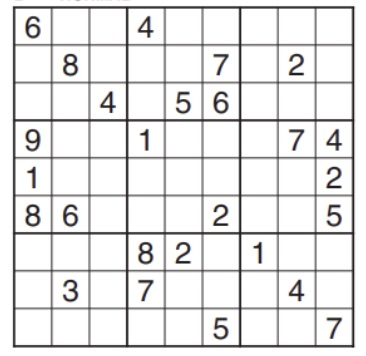
#> input picture sudoku.jpg, 366 x 356 px, found by its file name
$ python gradientes_contornos.py   (older library calls are emulated)
#> lines starting #> are read from the running program, lines starting #| are printed output that depends on the picture
# Gradientes y contornos en Opencv
import matplotlib.pyplot as plt
import numpy as np
import cv2
import os
# url de la imagen que se quiere cargar
sodoku = os.getcwd()+'/sudoku.jpg'
# Lectura de la imagen con cv2
imgen = cv2.imread(sodoku, 0)
#> imgen: shape (356, 366); min 25, max 255, mean 230.5

# MANERA 1 DE CONSEGUIR LOS CONTORNOS DE UNA IMAGEN
# Identificamos los contornos de la imagen de modo vertical
"""
    El metodo Solbel recive como parametro la imagen que se va a reconocer, y se le pasa
    una constante, que es 'cv2.cvw.CV_64f' luego se le pasa 1 en x para que los lea en
    la misma linea de Vertical y 0 en la linea de horizontal, para que reconozca los
    contornos de manera horizontal, se cambia los valores de, dx: a 0 y dy: a 1
"""
sobelx = cv2.Sobel(imgen, ddepth=cv2.CV_64F, dx= 1, dy= 0, dst=None, ksize= 5)
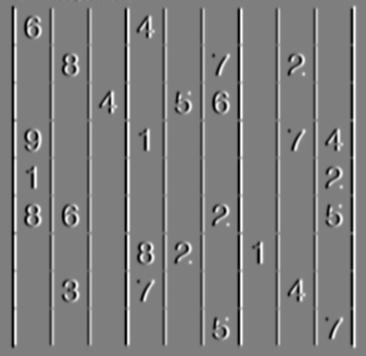
#> sobelx: shape (356, 366) float64; min -9715, max 9796, mean 0; drawn with min black and max white
sobely = cv2.Sobel(imgen, ddepth=cv2.CV_64F, dx= 0, dy= 1, dst=None, ksize= 5)
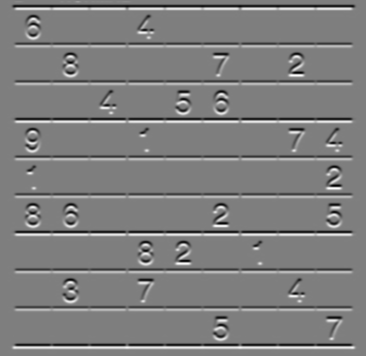
#> sobely: shape (356, 366) float64; min -10619, max 10721, mean 0.6; drawn with min black and max white
# Unificamos las 2 imagenes que se han creado con Sobel

img_con_contorno = cv2.addWeighted(src1=sobelx, alpha=0.5, src2=sobely, beta=0.5, gamma=0)
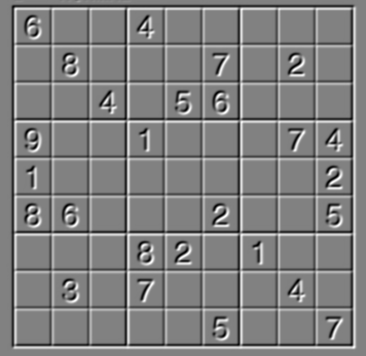
#> img_con_contorno: shape (356, 366) float64; min -6578, max 6406, mean 0.3; drawn with min black and max white

# plt.imshow(imgen, cmap='gray')
# Mostramos la imagen con los contornos Verticales
plt.imshow(sobelx, cmap='gray')
plt.show()
# Mostramos los contornos de manera Horozontales
plt.imshow(sobely, cmap='gray')
plt.show()
# Mostramos la imagen con los contornos Verticales y Horizontales
plt.imshow(img_con_contorno, cmap='gray')
plt.show()

# MANERA 2 PARA CONSEGUIR LOS CONTORNOS DE UNA IMAGEN
laplacian = cv2.Laplacian(imgen, ddepth=cv2.CV_64F)
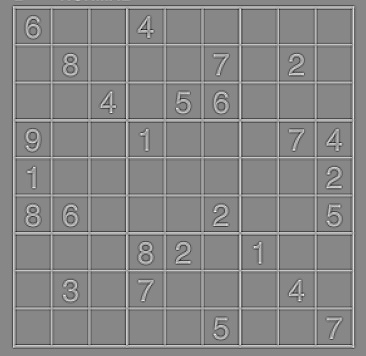
#> laplacian: shape (356, 366) float64; min -334, max 294, mean 0; drawn with min black and max white
plt.imshow(laplacian, cmap='gray')
plt.show()
